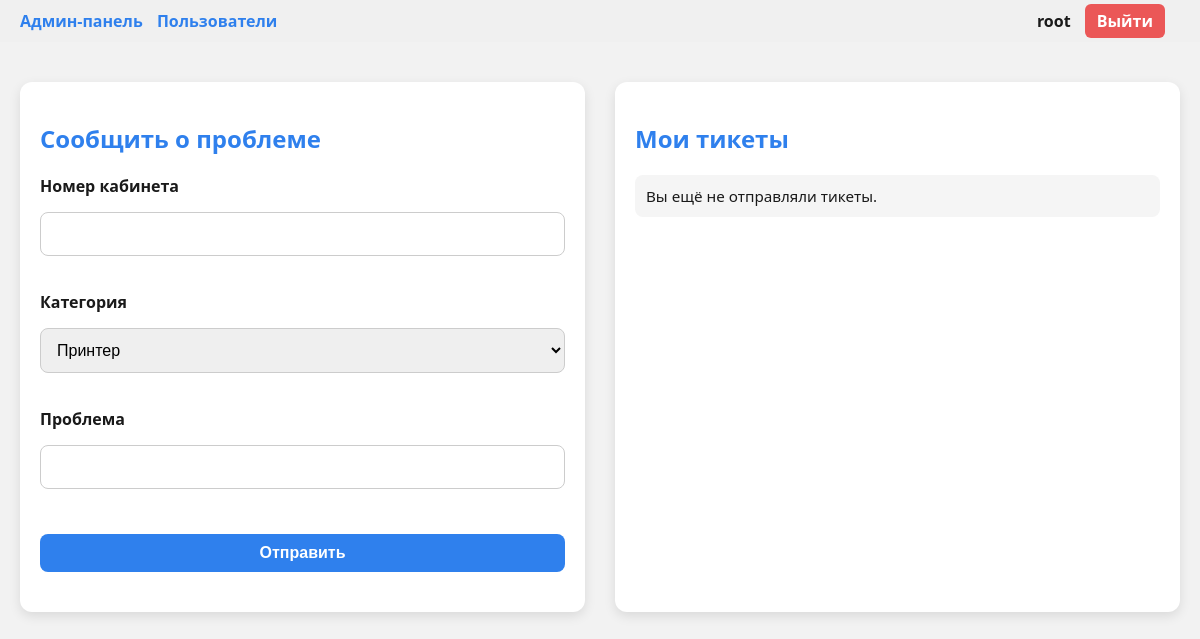
The app's page /submit (signed in), older data.
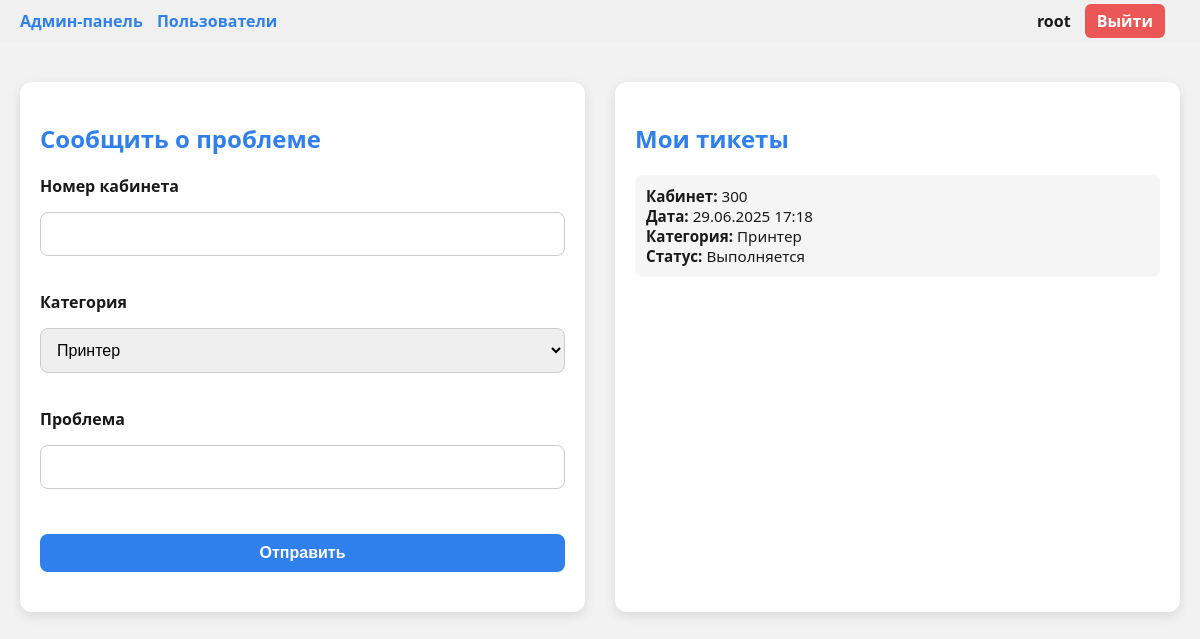
The same page, newer data.
### app/models.py (models this page shows, shortened)
class Ticket(db.Model):
    id = db.Column(db.Integer, primary_key=True)
    room = db.Column(db.String(10), nullable=False)
    category = db.Column(db.String(20), nullable=False)
    problem = db.Column(db.Text, nullable=False)
    timestamp = db.Column(db.DateTime, default=datetime.utcnow)
    status = db.Column(db.String(20), default='Выполняется')
    user_id = db.Column(db.Integer, db.ForeignKey('user.id'), nullable=False)

### app/routes.py (the view, shortened to what this page needs)
@routes_bp.route('/submit', methods=['GET', 'POST'])
@login_required
def submit_ticket():
    form = SubmitTicketForm()
    success = request.args.get('success') == '1'
    my_tickets = Ticket.query.filter_by(user_id=current_user.id).order_by(Ticket.timestamp.desc()).limit(10).all()
    return render_template('submit.html', form=form, my_tickets=my_tickets, success=success)

### app/forms.py
class SubmitTicketForm(FlaskForm):
    room = StringField("Номер кабинета", validators=[DataRequired()])
    category = SelectField("Категория", choices=[
        ('Принтер', 'Принтер'),
        ('Компьютер', 'Компьютер'),
        ('Смартфон', 'Смартфон'),
        ('Интернет', 'Интернет'),
        ('Доска', 'Доска'),
        ('Проектор', 'Проектор'),
        ('Иное', 'Иное'),
    ], validators=[DataRequired()])
    problem = StringField("Проблема", validators=[DataRequired()])
    submit = SubmitField("Отправить")

### templates/submit.html (shortened to what this page needs)
<!DOCTYPE html>
<html lang="ru">
<head>
  <link rel="stylesheet" href="{{ url_for('static', filename='submit.css') }}">
</head>
<body>
  {% include 'topbar.html' %}
  <div class="main-container">
    <div class="left-form card">
      <h2>Сообщить о проблеме</h2>
      <form method="POST">
        <div class="form-group">
          {{ form.room.label }} {{ form.room() }}
        </div>
        <div class="form-group">
          {{ form.category.label }} {{ form.category() }}
        </div>
        <div class="form-group">
          {{ form.problem.label }} {{ form.problem() }}
        </div>
        {{ form.submit(class="submit-btn") }}
      </form>
    </div>
    <div class="right-history card">
      <h3>Мои тикеты</h3>
      <ul class="ticket-history">
        {% for ticket in my_tickets %}
        <li class="ticket-item {% if ticket.status == 'Выполнено' %}done{% endif %}" data-id="{{ ticket.id }}">
          <div><strong>Кабинет:</strong> {{ ticket.room }}</div>
          <div><strong>Дата:</strong> {{ ticket.timestamp.strftime('%d.%m.%Y %H:%M') }}</div>
          <div><strong>Категория:</strong> {{ ticket.category }}</div>
          <div class="ticket-status"><strong>Статус:</strong> <span>{{ ticket.status }}</span></div>
        </li>
        {% else %}
        <li>Вы ещё не отправляли тикеты.</li>
        {% endfor %}
      </ul>
    </div>
  </div>
</body>
</html>

Row changes from the older to the newer data that the page shows:
added Ticket: room "300", timestamp "29.06.2025 17:18", category "Принтер", status "Выполняется"
Text that changed along with them:
text no longer shown: "Вы ещё не отправляли тикеты."
